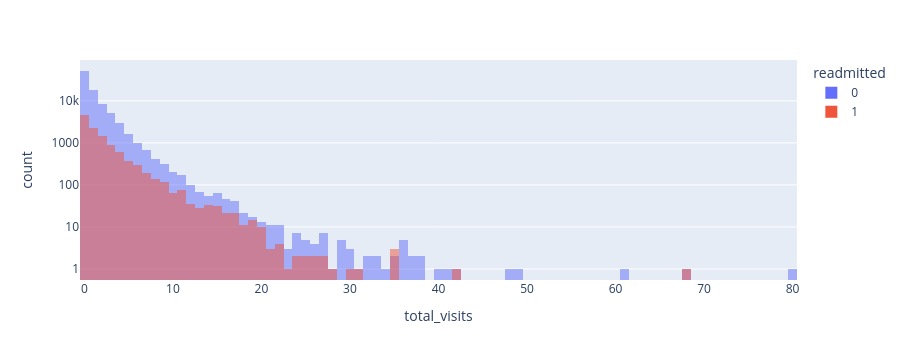

The code cell stored with this chart in its notebook:
### Code cell
df['total_visits'] = df['number_inpatient'] + df['number_outpatient'] + df['number_emergency']

fig = px.histogram(df, color = 'readmitted', x = 'total_visits', barmode = 'overlay', log_y = True)
fig.show()

### Figure 1 — Plotly figure (JSON) as saved in the notebook; plotly's stock layout.template omitted (floating-point values rounded to 4 significant figures; data arrays with more than 128 entries replaced by an {"elided": "..."} marker saying what was removed)
{"data": [{"bingroup": "x", "hovertemplate": "readmitted=0<br>total_visits=%{x}<br>count=%{y}<extra></extra>", "legendgroup": "0", "marker": {"color": "#636efa", "opacity": 0.5, "pattern": {"shape": ""}}, "name": "0", "orientation": "v", "showlegend": true, "type": "histogram", "x": {"elided": "90409 int values"}, "xaxis": "x", "yaxis": "y"}, {"bingroup": "x", "hovertemplate": "readmitted=1<br>total_visits=%{x}<br>count=%{y}<extra></extra>", "legendgroup": "1", "marker": {"color": "#EF553B", "opacity": 0.5, "pattern": {"shape": ""}}, "name": "1", "orientation": "v", "showlegend": true, "type": "histogram", "x": {"elided": "11357 int values"}, "xaxis": "x", "yaxis": "y"}], "layout": {"barmode": "overlay", "height": 360, "legend": {"title": {"text": "readmitted"}, "tracegroupgap": 0}, "margin": {"t": 60}, "xaxis": {"anchor": "y", "autorange": true, "domain": [0, 1], "range": [-0.5, 80.5], "title": {"text": "total_visits"}, "type": "linear"}, "yaxis": {"anchor": "x", "autorange": true, "domain": [0, 1], "range": [-0.2617, 4.971], "title": {"text": "count"}, "type": "log"}}}
